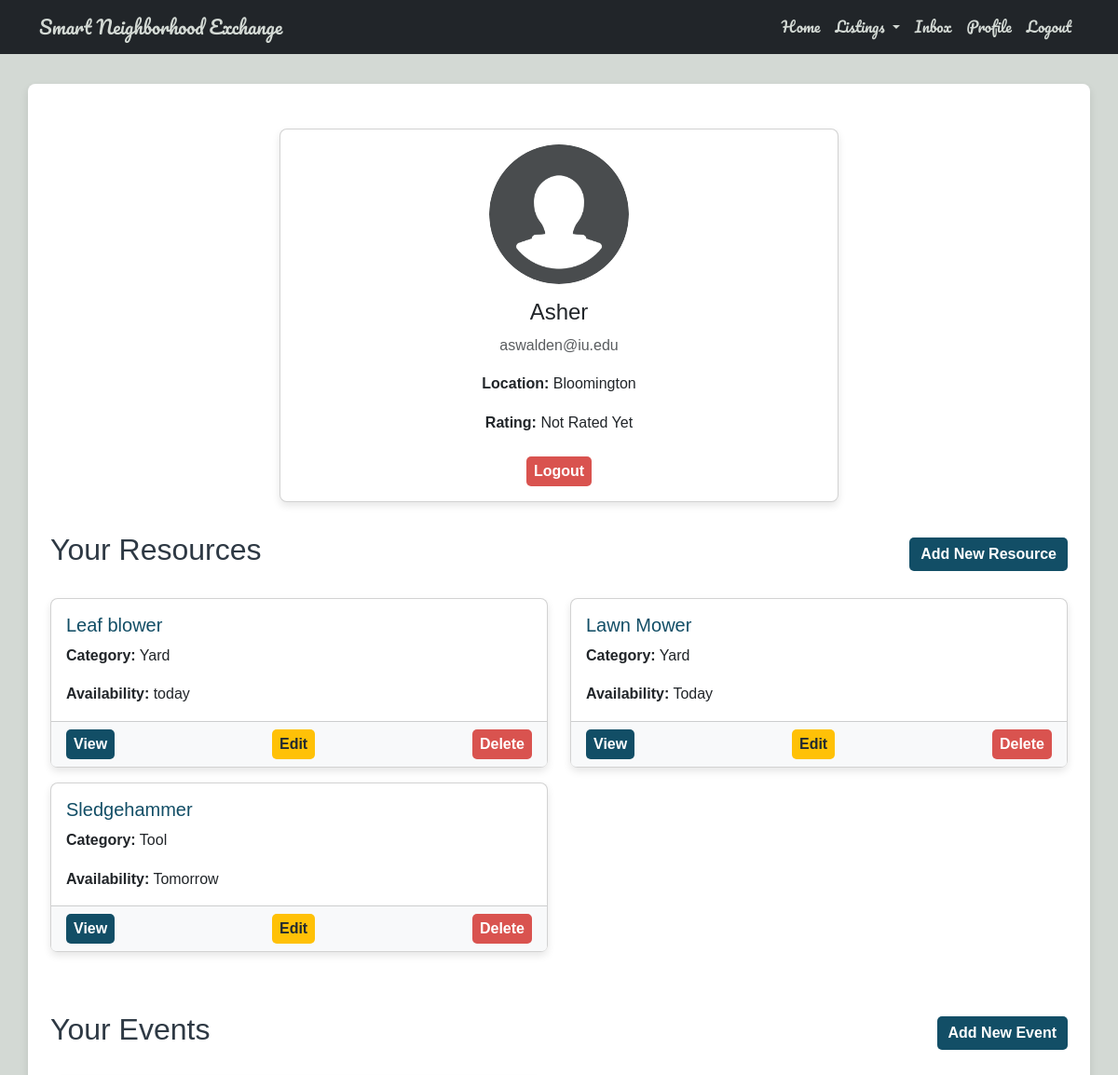
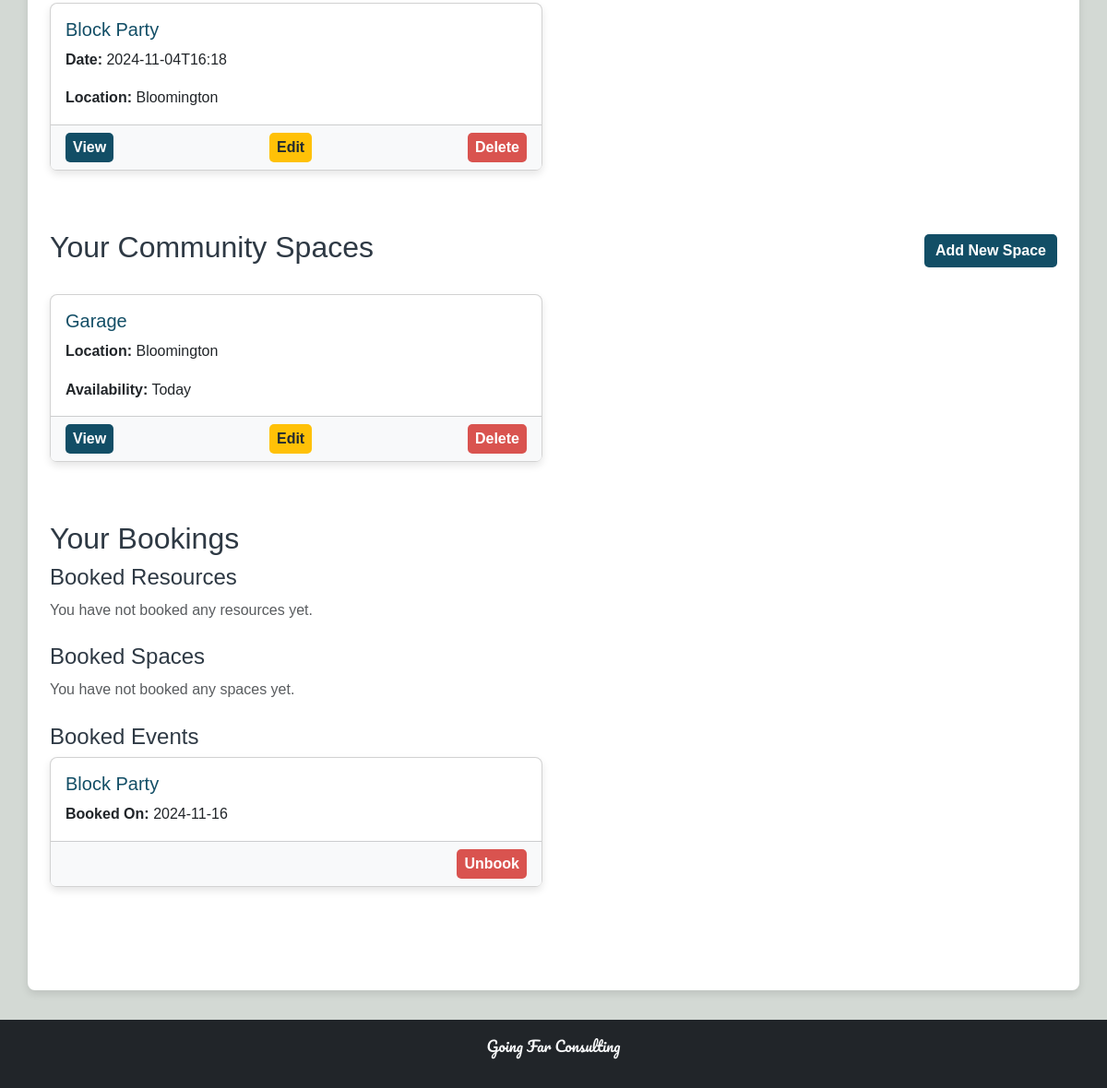
Screenshot of /profile (signed in) with the database file from the repository (2 pictures, top to bottom).
### tables this page shows
CREATE TABLE users (
            id INTEGER PRIMARY KEY AUTOINCREMENT,
            name TEXT NOT NULL,
            email TEXT NOT NULL UNIQUE,
            password TEXT NOT NULL,
            location TEXT,
            profile_image TEXT
        , rating REAL DEFAULT 0);

CREATE TABLE resources (
            resource_id INTEGER PRIMARY KEY AUTOINCREMENT,
            user_id INTEGER NOT NULL,
            title TEXT NOT NULL,
            description TEXT,
            images TEXT,
            category TEXT,
            availability TEXT,
            date_posted TEXT NOT NULL,
            FOREIGN KEY (user_id) REFERENCES users (id) ON DELETE CASCADE
        );

CREATE TABLE events (
            event_id INTEGER PRIMARY KEY AUTOINCREMENT,
            name TEXT NOT NULL,
            description TEXT,
            date TEXT NOT NULL,
            location TEXT NOT NULL,
            hosted_by INTEGER NOT NULL,
            FOREIGN KEY (hosted_by) REFERENCES users (id) ON DELETE CASCADE
        );

CREATE TABLE spaces (
            space_id INTEGER PRIMARY KEY AUTOINCREMENT,
            name TEXT NOT NULL,
            description TEXT,
            location TEXT,
            availability TEXT,
            created_by INTEGER NOT NULL,
            FOREIGN KEY (created_by) REFERENCES users (id) ON DELETE CASCADE
        );

CREATE TABLE event_bookings (
            booking_id INTEGER PRIMARY KEY AUTOINCREMENT,
            user_id INTEGER NOT NULL,
            event_id INTEGER NOT NULL,
            booking_date TEXT NOT NULL,
            FOREIGN KEY (user_id) REFERENCES users (id) ON DELETE CASCADE,
            FOREIGN KEY (event_id) REFERENCES events (event_id) ON DELETE CASCADE
        );

### app.py (the view)
@app.route('/profile')
def profile():
    user_id = session.get('user_id')
    if user_id is None:
        flash('Please log in to access your profile', 'error')
        return redirect(url_for('login'))
    user = get_user_by_id(user_id)
    if not user:
        flash('User not found', 'error')
        return redirect(url_for('login'))
    resources = get_resources_by_user(user_id)
    events = get_events_by_user(user_id)
    spaces = get_spaces_by_user(user_id)
    resource_bookings = get_resource_bookings_by_user(user_id)
    space_bookings = get_space_bookings_by_user(user_id)
    event_bookings = get_event_bookings_by_user(user_id)
    return render_template(
        'profile.html',
        user=user,
        resources=resources,
        events=events,
        spaces=spaces,
        resource_bookings=resource_bookings,
        space_bookings=space_bookings,
        event_bookings=event_bookings
    )

### app.py (called while the page is built)
@app.before_request
def initialize_database():
    init_db()

@app.teardown_appcontext
def shutdown_session(exception=None):
    close_db()

### database.py (called while the page is built)
def get_db():
    if 'db' not in g:
        g.db = sqlite3.connect(DATABASE)
        g.db.row_factory = sqlite3.Row
    return g.db

def get_user_by_id(user_id):
    return get_db().execute(
        "SELECT * FROM users WHERE id = ?",
        (user_id,)
    ).fetchone()

def get_resources_by_user(user_id):
    return get_db().execute(
        "SELECT * FROM resources WHERE user_id = ?",
        (user_id,)
    ).fetchall()

def get_events_by_user(user_id):
    return get_db().execute(
        "SELECT * FROM events WHERE hosted_by = ?",
        (user_id,)
    ).fetchall()

def get_spaces_by_user(user_id):
    return get_db().execute(
        "SELECT * FROM spaces WHERE created_by = ?",
        (user_id,)
    ).fetchall()

def get_resource_bookings_by_user(user_id):
    return get_db().execute(
        "SELECT rb.*, r.title FROM resource_bookings rb JOIN resources r ON rb.resource_id = r.resource_id WHERE rb.user_id = ?",
        (user_id,)
    ).fetchall()

def get_space_bookings_by_user(user_id):
    return get_db().execute(
        "SELECT sb.*, s.name FROM space_bookings sb JOIN spaces s ON sb.space_id = s.space_id WHERE sb.user_id = ?",
        (user_id,)
    ).fetchall()

def get_event_bookings_by_user(user_id):
    return get_db().execute(
        "SELECT eb.*, e.name FROM event_bookings eb JOIN events e ON eb.event_id = e.event_id WHERE eb.user_id = ?",
        (user_id,)
    ).fetchall()

### templates/profile.html (shortened to what this page needs)
{% extends "base.html" %}
{% block content %}
<div class="container mt-4">
    <div class="row mb-4">
        <div class="col-md-12 text-center">
            <div class="card profile-card">
                <div class="card-body">
                    {% if user['profile_image'] %}
                        <img src="{{ user['profile_image'] }}" alt="Profile Image" class="img-fluid rounded-circle mb-3" width="150">
                    {% else %}
                        <img src="{{ url_for('static', filename='profile_images/default-profile.png') }}" alt="Default Profile Image" class="img-fluid rounded-circle mb-3" width="150">
                    {% endif %}
                    <h4>{{ user['name'] }}</h4>
                    <p class="text-muted">{{ user['email'] }}</p>
                    <p><strong>Location:</strong> {{ user['location'] }}</p>
                    <p>
                        <strong>Rating:</strong>
                        {% if user['rating'] %}
                            {{ user['rating']|round(1) }} / 5.0
                        {% else %}
                            Not Rated Yet
                        {% endif %}
                    </p>
                    <a href="{{ url_for('logout') }}" class="btn btn-danger btn-sm mt-2">Logout</a>
                </div>
            </div>
        </div>
    </div>
    <div class="row">
        <div class="col-md-12 mb-5">
            <div class="d-flex justify-content-between align-items-center mb-4">
                <h2>Your Resources</h2>
                <a href="{{ url_for('new_resource') }}" class="btn btn-primary">Add New Resource</a>
            </div>
            {% if resources %}
                <div class="row">
                    {% for resource in resources %}
                        <div class="col-md-6 mb-3">
                            <div class="card h-100">
                                <div class="card-body">
                                    <h5 class="card-title">{{ resource.title }}</h5>
                                    <p class="card-text"><strong>Category:</strong> {{ resource.category }}</p>
                                    <p class="card-text"><strong>Availability:</strong> {{ resource.availability }}</p>
                                </div>
                                <div class="card-footer d-flex justify-content-between">
                                    <a href="{{ url_for('view_resource', id=resource.resource_id) }}" class="btn btn-info btn-sm">View</a>
                                    <a href="{{ url_for('edit_resource', id=resource.resource_id) }}" class="btn btn-warning btn-sm">Edit</a>
                                    <form action="{{ url_for('delete_resource_route', id=resource.resource_id) }}" method="POST" class="d-inline">
                                        <button type="submit" class="btn btn-danger btn-sm" onclick="return confirm('Are you sure you want to delete this resource?');">Delete</button>
                                    </form>
                                </div>
                            </div>
                        </div>
                    {% endfor %}
                </div>
            {% else %}
                <p class="text-muted">You have not added any resources yet.</p>
            {% endif %}
        </div>
        <div class="col-md-12 mb-5">
            <div class="d-flex justify-content-between align-items-center mb-4">
                <h2>Your Events</h2>
                <a href="{{ url_for('new_event') }}" class="btn btn-primary">Add New Event</a>
            </div>
            {% if events %}
                <div class="row">
                    {% for event in events %}
                        <div class="col-md-6 mb-3">
                            <div class="card h-100">
                                <div class="card-body">
                                    <h5 class="card-title">{{ event.name }}</h5>
                                    <p class="card-text"><strong>Date:</strong> {{ event.date }}</p>
                                    <p class="card-text"><strong>Location:</strong> {{ event.location }}</p>
                                </div>
                                <div class="card-footer d-flex justify-content-between">
                                    <a href="{{ url_for('view_event', event_id=event.event_id) }}" class="btn btn-info btn-sm">View</a>
                                    <a href="{{ url_for('edit_event', event_id=event.event_id) }}" class="btn btn-warning btn-sm">Edit</a>
                                    <form action="{{ url_for('delete_event', event_id=event.event_id) }}" method="POST" class="d-inline">
                                        <button type="submit" class="btn btn-danger btn-sm" onclick="return confirm('Are you sure you want to delete this event?');">Delete</button>
                                    </form>
                                </div>
                            </div>
                        </div>
                    {% endfor %}
                </div>
            {% else %}
                <p class="text-muted">You have not organized any events yet.</p>
            {% endif %}
        </div>
        <div class="col-md-12 mb-5">
            <div class="d-flex justify-content-between align-items-center mb-4">
                <h2>Your Community Spaces</h2>
                <a href="{{ url_for('new_space') }}" class="btn btn-primary">Add New Space</a>
            </div>
            {% if spaces %}
                <div class="row">
                    {% for space in spaces %}
                        <div class="col-md-6 mb-3">
                            <div class="card h-100">
                                <div class="card-body">
                                    <h5 class="card-title">{{ space.name }}</h5>
                                    <p class="card-text"><strong>Location:</strong> {{ space.location }}</p>
                                    <p class="card-text"><strong>Availability:</strong> {{ space.availability }}</p>
                                </div>
                                <div class="card-footer d-flex justify-content-between">
                                    <a href="{{ url_for('view_space', space_id=space.space_id) }}" class="btn btn-info btn-sm">View</a>
                                    <a href="{{ url_for('edit_space', space_id=space.space_id) }}" class="btn btn-warning btn-sm">Edit</a>
                                    <form action="{{ url_for('delete_space', space_id=space.space_id) }}" method="POST" class="d-inline">
                                        <button type="submit" class="btn btn-danger btn-sm" onclick="return confirm('Are you sure you want to delete this space?');">Delete</button>
                                    </form>
                                </div>
                            </div>
                        </div>
                    {% endfor %}
                </div>
            {% else %}
                <p class="text-muted">You have not added any community spaces yet.</p>
            {% endif %}
        </div>
<div class="col-md-12 mb-5">
    <h2>Your Bookings</h2>
    <div class="mb-4">
        <h4>Booked Resources</h4>
        {% if resource_bookings %}
            <div class="row">
                {% for booking in resource_bookings %}
                    <div class="col-md-6 mb-3">
                        <div class="card h-100">
                            <div class="card-body">
                                <h5 class="card-title">{{ booking.title }}</h5>
                                <p class="card-text"><strong>Booked On:</strong> {{ booking.booking_date }}</p>
                            </div>
                            <div class="card-footer text-end">
                                <form action="{{ url_for('unbook_resource', booking_id=booking.booking_id) }}" method="POST" class="d-inline">
                                    <button type="submit" class="btn btn-danger btn-sm">Unbook</button>
                                </form>
                            </div>
                        </div>
                    </div>
                {% endfor %}
            </div>
        {% else %}
            <p class="text-muted">You have not booked any resources yet.</p>
        {% endif %}
    </div>
    <div class="mb-4">
        <h4>Booked Spaces</h4>
        {% if space_bookings %}
            <div class="row">
                {% for booking in space_bookings %}
                    <div class="col-md-6 mb-3">
                        <div class="card h-100">
                            <div class="card-body">
                                <h5 class="card-title">{{ booking.name }}</h5>
                                <p class="card-text"><strong>Booked On:</strong> {{ booking.booking_date }}</p>
                            </div>
                            <div class="card-footer text-end">
                                <form action="{{ url_for('unbook_space', booking_id=booking.booking_id) }}" method="POST" class="d-inline">
                                    <button type="submit" class="btn btn-danger btn-sm">Unbook</button>
                                </form>
                            </div>
                        </div>
                    </div>
                {% endfor %}
            </div>
        {% else %}
            <p class="text-muted">You have not booked any spaces yet.</p>
        {% endif %}
    </div>
    <div class="mb-4">
        <h4>Booked Events</h4>
        {% if event_bookings %}
            <div class="row">
                {% for booking in event_bookings %}
                    <div class="col-md-6 mb-3">
                        <div class="card h-100">
                            <div class="card-body">
                                <h5 class="card-title">{{ booking.name }}</h5>
                                <p class="card-text"><strong>Booked On:</strong> {{ booking.booking_date }}</p>
                            </div>
                            <div class="card-footer text-end">
                                <form action="{{ url_for('unbook_event', booking_id=booking.booking_id) }}" method="POST" class="d-inline">
                                    <button type="submit" class="btn btn-danger btn-sm">Unbook</button>
                                </form>
                            </div>
                        </div>
                    </div>
                {% endfor %}
            </div>
        {% else %}
            <p class="text-muted">You have not booked any events yet.</p>
        {% endif %}
    </div>
</div>
{% endblock %}

### static/style.css (style rules this page uses)
* { margin: 0; padding: 0; box-sizing: border-box; }
body { font-family: Arial, sans-serif; line-height: 1.6; color: #2E3944; background-color: #D3D9D4; }
.card { border-radius: 8px; box-shadow: 0 4px 8px rgba(0, 0, 0, 0.1); }
.card-title { color: #124E66; }
.card-footer { background-color: #f8f9fa; }
button, .btn { font-size: 16px; font-weight: bold; border: none; border-radius: 5px; transition: background-color 0.3s ease, color 0.3s ease; }
.btn-primary, .btn-info { background-color: #124E66; color: #FFFFFF; }
.btn-warning { background-color: #FFC107; color: #212A31; }
.btn-danger { background-color: #d9534f; color: #FFFFFF; }
.profile-card { margin: 0 auto; max-width: 600px; box-shadow: 0 4px 8px rgba(0, 0, 0, 0.1); border-radius: 8px; background-color: #ffffff; }
.profile-card img { margin: 0 auto; display: block; }
.row + .row { margin-top: 2rem; }

### rows the page displays
users: profile_image (placeholder picture), name "Asher", email "aswalden@iu.edu", location "Bloomington"
resources: title "Leaf blower", category "Yard", availability "today"
resources: title "Lawn Mower", category "Yard", availability "Today"
resources: title "Sledgehammer", category "Tool", availability "Tomorrow"
events: name "Block Party", date "2024-11-04T16:18", location "Bloomington"
spaces: name "Garage", location "Bloomington", availability "Today"
event_bookings: name "Block Party", booking_date "2024-11-16"
